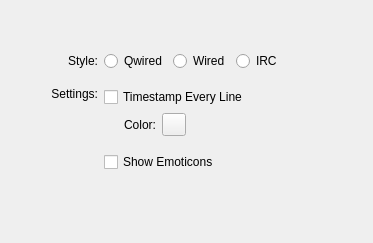
     <widget class="QWidget" name="tab_chat">
      <attribute name="title">
       <string>Chat</string>
      </attribute>
      <layout class="QGridLayout">
       <item row="0" column="2">
        <spacer>
         <property name="orientation">
          <enum>Qt::Vertical</enum>
         </property>
         <property name="sizeHint" stdset="0">
          <size>
           <width>20</width>
           <height>40</height>
          </size>
         </property>
        </spacer>
       </item>
       <item row="1" column="0">
        <spacer>
         <property name="orientation">
          <enum>Qt::Horizontal</enum>
         </property>
         <property name="sizeHint" stdset="0">
          <size>
           <width>40</width>
           <height>20</height>
          </size>
         </property>
        </spacer>
       </item>
       <item row="1" column="1" colspan="2">
        <layout class="QGridLayout">
         <item row="0" column="0">
          <widget class="QLabel" name="label_29">
           <property name="text">
            <string>Style:</string>
           </property>
           <property name="alignment">
            <set>Qt::AlignRight|Qt::AlignTrailing|Qt::AlignVCenter</set>
           </property>
          </widget>
         </item>
         <item row="0" column="1">
          <layout class="QHBoxLayout">
           <item>
            <widget class="QRadioButton" name="fChatStyleQwired">
             <property name="text">
              <string>Qwired</string>
             </property>
            </widget>
           </item>
           <item>
            <widget class="QRadioButton" name="fChatStyleWired">
             <property name="text">
              <string>Wired</string>
             </property>
            </widget>
           </item>
           <item>
            <widget class="QRadioButton" name="fChatStyleIRC">
             <property name="text">
              <string>IRC</string>
             </property>
            </widget>
           </item>
           <item>
            <spacer>
             <property name="orientation">
              <enum>Qt::Horizontal</enum>
             </property>
             <property name="sizeHint" stdset="0">
              <size>
               <width>40</width>
               <height>20</height>
              </size>
             </property>
            </spacer>
           </item>
          </layout>
         </item>
         <item row="2" column="0">
          <widget class="QLabel" name="label_31">
           <property name="text">
            <string>Settings:</string>
           </property>
           <property name="alignment">
            <set>Qt::AlignRight|Qt::AlignTop|Qt::AlignTrailing</set>
           </property>
          </widget>
         </item>
         <item row="2" column="1">
          <layout class="QVBoxLayout">
           <item>
            <widget class="QCheckBox" name="fChatTimestampLine">
             <property name="text">
              <string>Timestamp Every Line</string>
             </property>
            </widget>
           </item>
           <item>
            <layout class="QHBoxLayout">
             <item>
              <spacer>
               <property name="orientation">
                <enum>Qt::Horizontal</enum>
               </property>
               <property name="sizeType">
                <enum>QSizePolicy::Fixed</enum>
               </property>
               <property name="sizeHint" stdset="0">
                <size>
                 <width>20</width>
                 <height>20</height>
                </size>
               </property>
              </spacer>
             </item>
             <item>
              <widget class="QLabel" name="label_30">
               <property name="text">
                <string>Color:</string>
               </property>
               <property name="alignment">
                <set>Qt::AlignRight|Qt::AlignTrailing|Qt::AlignVCenter</set>
               </property>
              </widget>
             </item>
             <item>
              <widget class="QwcColorButton" name="fChatTimeColor">
               <property name="text">
                <string/>
               </property>
              </widget>
             </item>
             <item>
              <spacer>
               <property name="orientation">
                <enum>Qt::Horizontal</enum>
               </property>
               <property name="sizeHint" stdset="0">
                <size>
                 <width>40</width>
                 <height>20</height>
                </size>
               </property>
              </spacer>
             </item>
            </layout>
           </item>
           <item>
            <spacer>
             <property name="orientation">
              <enum>Qt::Vertical</enum>
             </property>
             <property name="sizeType">
              <enum>QSizePolicy::Fixed</enum>
             </property>
             <property name="sizeHint" stdset="0">
              <size>
               <width>20</width>
               <height>10</height>
              </size>
             </property>
            </spacer>
           </item>
           <item>
            <layout class="QVBoxLayout">
             <property name="spacing">
              <number>0</number>
             </property>
             <item>
              <widget class="QCheckBox" name="fChatEmoticons">
               <property name="text">
                <string>Show Emoticons</string>
               </property>
              </widget>
             </item>
             <item>
              <layout class="QHBoxLayout">
               <property name="spacing">
                <number>5</number>
               </property>
               <item>
                <spacer>
                 <property name="orientation">
                  <enum>Qt::Horizontal</enum>
                 </property>
                 <property name="sizeType">
                  <enum>QSizePolicy::Fixed</enum>
                 </property>
                 <property name="sizeHint" stdset="0">
                  <size>
                   <width>20</width>
                   <height>16</height>
                  </size>
                 </property>
                </spacer>
               </item>
               <item>
                <widget class="QLabel" name="label_32">
                 <property name="text">
                  <string/>
                 </property>
                 <property name="pixmap">
                  <pixmap resource="application.qrc">:/icons/emotes/face-grin.png</pixmap>
                 </property>
                </widget>
               </item>
               <item>
                <widget class="QLabel" name="label_33">
                 <property name="text">
                  <string/>
                 </property>
                 <property name="pixmap">
                  <pixmap resource="application.qrc">:/icons/emotes/face-wink.png</pixmap>
                 </property>
                </widget>
               </item>
               <item>
                <widget class="QLabel" name="label_34">
                 <property name="text">
                  <string/>
                 </property>
                 <property name="pixmap">
                  <pixmap resource="application.qrc">:/icons/emotes/face-cat.png</pixmap>
                 </property>
                </widget>
               </item>
               <item>
                <spacer>
                 <property name="orientation">
                  <enum>Qt::Horizontal</enum>
                 </property>
                 <property name="sizeHint" stdset="0">
                  <size>
                   <width>40</width>
                   <height>20</height>
                  </size>
                 </property>
                </spacer>
               </item>
              </layout>
             </item>
            </layout>
           </item>
          </layout>
         </item>
         <item row="1" column="1">
          <spacer>
           <property name="orientation">
            <enum>Qt::Vertical</enum>
           </property>
           <property name="sizeType">
            <enum>QSizePolicy::Fixed</enum>
           </property>
           <property name="sizeHint" stdset="0">
            <size>
             <width>20</width>
             <height>10</height>
            </size>
           </property>
          </spacer>
         </item>
        </layout>
       </item>
       <item row="1" column="3">
        <spacer>
         <property name="orientation">
          <enum>Qt::Horizontal</enum>
         </property>
         <property name="sizeHint" stdset="0">
          <size>
           <width>40</width>
           <height>20</height>
          </size>
         </property>
        </spacer>
       </item>
       <item row="2" column="1">
        <spacer>
         <property name="orientation">
          <enum>Qt::Vertical</enum>
         </property>
         <property name="sizeHint" stdset="0">
          <size>
           <width>20</width>
           <height>40</height>
          </size>
         </property>
        </spacer>
       </item>
      </layout>
     </widget>
